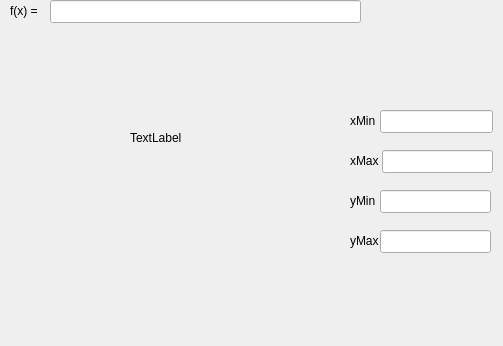
<?xml version="1.0" encoding="UTF-8"?>
<ui version="4.0">
 <class>MainWindow</class>
 <widget class="QMainWindow" name="MainWindow">
  <property name="geometry">
   <rect>
    <x>0</x>
    <y>0</y>
    <width>503</width>
    <height>346</height>
   </rect>
  </property>
  <property name="windowTitle">
   <string>MainWindow</string>
  </property>
  <widget class="QWidget" name="centralWidget">
   <widget class="QLabel" name="label">
    <property name="geometry">
     <rect>
      <x>130</x>
      <y>130</y>
      <width>59</width>
      <height>15</height>
     </rect>
    </property>
    <property name="text">
     <string>TextLabel</string>
    </property>
   </widget>
   <widget class="QLineEdit" name="lineEdit">
    <property name="geometry">
     <rect>
      <x>50</x>
      <y>0</y>
      <width>311</width>
      <height>23</height>
     </rect>
    </property>
   </widget>
   <widget class="QLineEdit" name="lineEdit_2">
    <property name="geometry">
     <rect>
      <x>380</x>
      <y>110</y>
      <width>113</width>
      <height>23</height>
     </rect>
    </property>
   </widget>
   <widget class="QLineEdit" name="lineEdit_3">
    <property name="geometry">
     <rect>
      <x>382</x>
      <y>150</y>
      <width>111</width>
      <height>23</height>
     </rect>
    </property>
   </widget>
   <widget class="QLabel" name="label_2">
    <property name="geometry">
     <rect>
      <x>350</x>
      <y>110</y>
      <width>41</width>
      <height>21</height>
     </rect>
    </property>
    <property name="text">
     <string>xMin</string>
    </property>
   </widget>
   <widget class="QLabel" name="label_3">
    <property name="geometry">
     <rect>
      <x>350</x>
      <y>150</y>
      <width>59</width>
      <height>21</height>
     </rect>
    </property>
    <property name="text">
     <string>xMax</string>
    </property>
   </widget>
   <widget class="QLabel" name="label_4">
    <property name="geometry">
     <rect>
      <x>10</x>
      <y>0</y>
      <width>59</width>
      <height>21</height>
     </rect>
    </property>
    <property name="text">
     <string>f(x) =</string>
    </property>
   </widget>
   <widget class="QLineEdit" name="lineEdit_4">
    <property name="geometry">
     <rect>
      <x>380</x>
      <y>190</y>
      <width>111</width>
      <height>23</height>
     </rect>
    </property>
   </widget>
   <widget class="QLineEdit" name="lineEdit_5">
    <property name="geometry">
     <rect>
      <x>380</x>
      <y>230</y>
      <width>111</width>
      <height>23</height>
     </rect>
    </property>
   </widget>
   <widget class="QLabel" name="label_5">
    <property name="geometry">
     <rect>
      <x>350</x>
      <y>190</y>
      <width>59</width>
      <height>21</height>
     </rect>
    </property>
    <property name="text">
     <string>yMin</string>
    </property>
   </widget>
   <widget class="QLabel" name="label_6">
    <property name="geometry">
     <rect>
      <x>350</x>
      <y>230</y>
      <width>59</width>
      <height>21</height>
     </rect>
    </property>
    <property name="text">
     <string>yMax</string>
    </property>
   </widget>
  </widget>
 </widget>
 <layoutdefault spacing="6" margin="11"/>
 <resources/>
 <connections/>
</ui>
